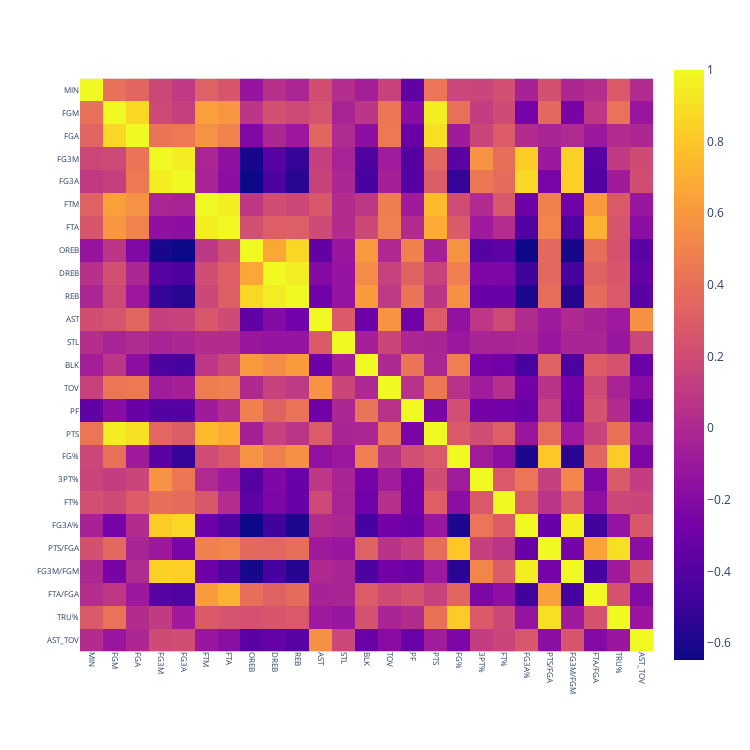

Notebook code for this chart:
### Code cell
fig = px.imshow(data_per_min.corr())

fig.layout.width = 500
fig.layout.height = 500

fig.update_layout(
    xaxis=dict(tickangle=90, tickfont=dict(size=8)),
    yaxis=dict(tickfont=dict(size=8)),
    autosize=False,
    width=1.5 * fig.layout.width,
    height=1.5 * fig.layout.height
)
fig.show()

### Figure 1 — Plotly figure (JSON) as saved in the notebook; plotly's stock layout.template omitted (floating-point values rounded to 4 significant figures; data arrays with more than 128 entries replaced by an {"elided": "..."} marker saying what was removed)
{"data": [{"coloraxis": "coloraxis", "hovertemplate": "x: %{x}<br>y: %{y}<br>color: %{z}<extra></extra>", "name": "0", "type": "heatmap", "x": ["MIN", "FGM", "FGA", "FG3M", "FG3A", "FTM", "FTA", "OREB", "DREB", "REB", "AST", "STL", "BLK", "TOV", "PF", "PTS", "FG%", "3PT%", "FT%", "FG3A%", "PTS/FGA", "FG3M/FGM", "FTA/FGA", "TRU%", "AST_TOV"], "xaxis": "x", "y": ["MIN", "FGM", "FGA", "FG3M", "FG3A", "FTM", "FTA", "OREB", "DREB", "REB", "AST", "STL", "BLK", "TOV", "PF", "PTS", "FG%", "3PT%", "FT%", "FG3A%", "PTS/FGA", "FG3M/FGM", "FTA/FGA", "TRU%", "AST_TOV"], "yaxis": "y", "z": {"elided": "25x25 float values"}}], "layout": {"autosize": false, "coloraxis": {"colorscale": [[0, "#0d0887"], [0.1111, "#46039f"], [0.2222, "#7201a8"], [0.3333, "#9c179e"], [0.4444, "#bd3786"], [0.5556, "#d8576b"], [0.6667, "#ed7953"], [0.7778, "#fb9f3a"], [0.8889, "#fdca26"], [1, "#f0f921"]]}, "height": 750, "margin": {"t": 60}, "width": 750, "xaxis": {"anchor": "y", "constrain": "domain", "domain": [0, 1], "scaleanchor": "y", "tickangle": 90, "tickfont": {"size": 8}}, "yaxis": {"anchor": "x", "autorange": "reversed", "constrain": "domain", "domain": [0, 1], "tickfont": {"size": 8}}}}
